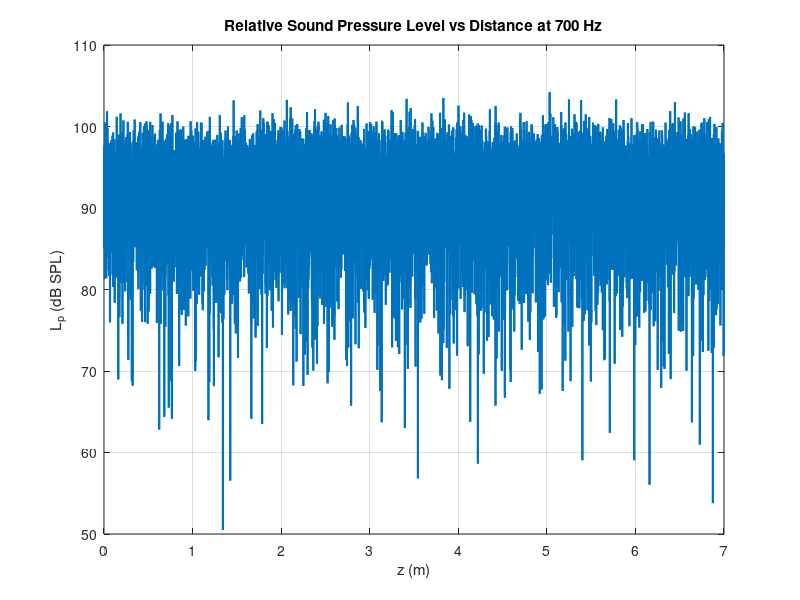
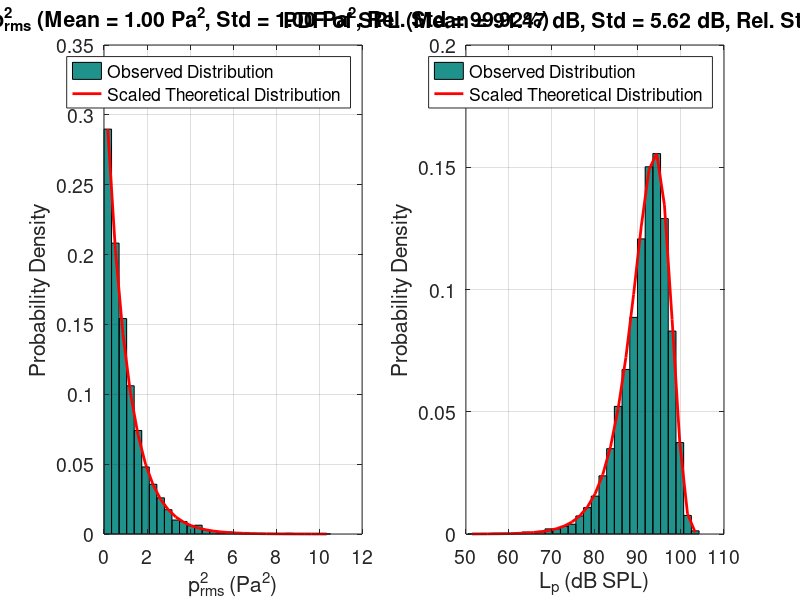
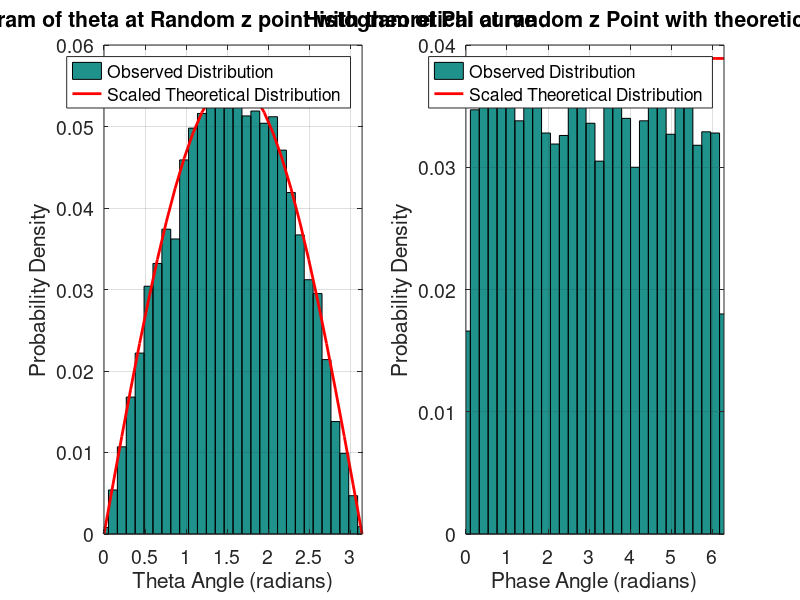
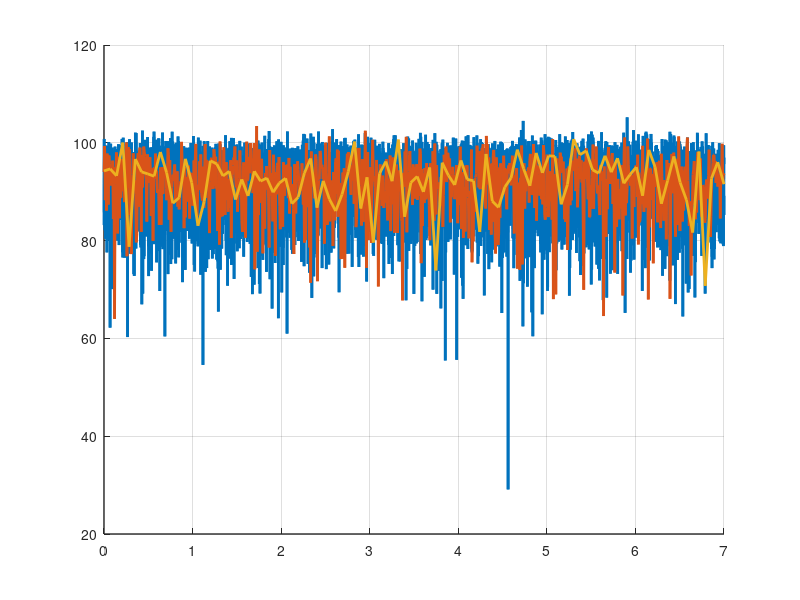

Write the MATLAB code that produced these figures, in order. (Note: this script raises an error after producing the figures.)
%% function

Nwaves = 10000; % amount of plane waves for each point
Npoints = 10000; % space points
Lz = 7;        % z length room (m)
c = 343;       % (m/s)
f = 700;       % (Hz)
omega = 2 * pi * f ;
k = omega / c;

z_values = linspace(0, Lz, Npoints); % space points
p2_values = zeros(size(z_values));

phi_random = [];
theta_random = [];

rand_idx = randi([1, Npoints]);

for idx = 1:length(z_values)
    r = z_values(idx);
    phi_i = rand(1, Nwaves) * 2 * pi; 
    theta_i = acos(2 * rand(1, Nwaves) - 1); 
    
    if idx == rand_idx
        phi_random = phi_i;
        theta_random = theta_i;
    end
    
    sum_exp = sum(exp(-1j * (k * r * cos(theta_i) + phi_i))); 
    p2_values(idx) = (1/Nwaves) * abs(sum_exp)^2;
end

fprintf('Size of p2_values array: %d x %d\n', size(p2_values,1), size(p2_values,2));

p_ref = 2 * 10^(-5);
pref_sq = p_ref^2;

% Plot SPL in dB
figure;
plot(z_values, 10*log10(p2_values / pref_sq), 'LineWidth', 1.5);
grid on;
title('Relative Sound Pressure Level vs Distance at 700 Hz');
xlabel('z (m)');
ylabel('L_p (dB SPL)');

% Compute pressure-related statistics
p2_rms = p2_values; % p^2_{rms} is simply p2_values

mean_p2 = mean(p2_rms); % Expectation of mean square pressure
mean_p = sqrt(mean_p2); % mean of p_rms
std_p = std(sqrt(p2_rms)); % std of p_rms
rel_std_p = std_p / mean_p * 100; 

Lp_values = 20 * log10(sqrt(p2_rms) / p_ref); % Convert p_rms to SPL in dB
mean_Lp = mean(Lp_values);
std_Lp = std(Lp_values);
rel_std_Lp = std_Lp / mean_Lp * 100;  % Relative standard deviation for Lp
L0 = 10 * log10(mean_p2 / (p_ref^2)); % Reference pressure level

% Compute standard deviation and relative standard deviation for p^2_rms
std_p2_rms = std(p2_rms);
rel_std_p2_rms = std_p2_rms / mean_p2 * 100;  % Relative standard deviation for p^2_rms

N_bins = 30;

% Compute histograms for PDFs
[p2_rms_hist, p2_rms_bins] = hist(p2_rms, N_bins); % Using p^2_rms
p2_rms_hist_normalized = p2_rms_hist / sum(p2_rms_hist);

[Lp_hist, Lp_bins] = hist(Lp_values, N_bins);
Lp_hist_normalized = Lp_hist / sum(Lp_hist);

% Theoretical distributions
p2_rms_pdf_theoretical = (1 / mean_p2) * exp(-p2_rms_bins / mean_p2);
p2_rms_pdf_theoretical_scaled = (p2_rms_pdf_theoretical / max(p2_rms_pdf_theoretical)) * max(p2_rms_hist_normalized);

Lp_pdf_theoretical = (log(10)/10) * exp((log(10)/10) * (Lp_bins - L0) - exp((log(10)/10) * (Lp_bins - L0)));
Lp_pdf_theoretical_scaled = (Lp_pdf_theoretical / max(Lp_pdf_theoretical)) * max(Lp_hist_normalized);

% Create a figure for probability functions
figure;

% Plot p^2_rms probability function
subplot(1, 2, 1);
bar(p2_rms_bins, p2_rms_hist_normalized, 'hist');
hold on;
plot(p2_rms_bins, p2_rms_pdf_theoretical_scaled, 'r', 'LineWidth', 2);
grid on;
title(['PDF of p^2_{rms} (Mean = ' num2str(mean_p2, '%.2f') ' Pa^2, Std = ' num2str(std_p2_rms, '%.2f') ' Pa^2, Rel. Std = ' num2str(rel_std_p2_rms, '%.2f') '%)']);
xlabel('p^2_{rms} (Pa^2)', 'FontSize', 14);
ylabel('Probability Density', 'FontSize', 14);
legend('Observed Distribution', 'Scaled Theoretical Distribution', 'FontSize', 12);
set(gca, 'FontSize', 14);

% Plot SPL probability function
subplot(1, 2, 2);
bar(Lp_bins, Lp_hist_normalized, 'hist');
hold on;
plot(Lp_bins, Lp_pdf_theoretical_scaled, 'r', 'LineWidth', 2);
grid on;
title(['PDF of SPL (Mean = ' num2str(mean_Lp, '%.2f') ' dB, Std = ' num2str(std_Lp, '%.2f') ' dB, Rel. Std = ' num2str(rel_std_Lp, '%.2f') '%)']);
xlabel('L_p (dB SPL)', 'FontSize', 14);
ylabel('Probability Density', 'FontSize', 14);
legend('Observed Distribution', 'Scaled Theoretical Distribution', 'FontSize', 12);
set(gca, 'FontSize', 14);

% Compute statistics on phi and theta
theta_bins = linspace(0, pi, N_bins);
theta_hist = hist(theta_random, theta_bins);
theta_hist_normalized = theta_hist / sum(theta_hist);
max_theta_hist = max(theta_hist_normalized);
theta_pdf_theoretical = sin(theta_bins) / 2;
theta_pdf_theoretical_scaled = (theta_pdf_theoretical / max(theta_pdf_theoretical)) * max_theta_hist;

phi_bins = linspace(0, 2*pi, N_bins);
phi_hist = hist(phi_random, phi_bins);
phi_hist_normalized = phi_hist / sum(phi_hist);
max_phi_hist = max(phi_hist_normalized);
phi_pdf_theoretical = ones(size(phi_bins)) / (2*pi);
phi_pdf_theoretical_scaled = (phi_pdf_theoretical / max(phi_pdf_theoretical)) * max_phi_hist;

% Create a figure for theta and phi probability functions
figure;

% Plot theta histogram
subplot(1, 2, 1);
bar(theta_bins, theta_hist_normalized, 'hist');
hold on;
plot(theta_bins, theta_pdf_theoretical_scaled, 'r', 'LineWidth', 2);
grid on;
title('Histogram of theta at Random z point with theoretical curve');
xlabel('Theta Angle (radians)', 'FontSize', 14);
xlim([0 pi]);
ylabel('Probability Density', 'FontSize', 14);
legend('Observed Distribution', 'Scaled Theoretical Distribution', 'FontSize', 12);
set(gca, 'FontSize', 14);

% Plot phi histogram
subplot(1, 2, 2);
bar(phi_bins, phi_hist_normalized, 'hist');
hold on;
plot(phi_bins, phi_pdf_theoretical_scaled, 'r', 'LineWidth', 2);
grid on;
title('Histogram of Phi at random z Point with theoretical curve');
xlabel('Phase Angle (radians)', 'FontSize', 14);
xlim([0 2*pi]);
ylabel('Probability Density', 'FontSize', 14);
legend('Observed Distribution', 'Scaled Theoretical Distribution', 'FontSize', 12);
set(gca, 'FontSize', 14);

%% OLD VERSION OF STATS PART

% p_ref = 2 * 10^(-5);
% 
% % Relative sound pressure level (SPL)
% figure;
% plot(z_values, 10*log10(p2_values / (p_ref)^2), 'LineWidth', 1.5);
% grid on;
% title('Relative Sound Pressure Level vs Distance at 700 Hz');
% xlabel('z (m)');
% ylabel('L_p (dB SPL)');
% 
% % stats
% mean_p2 = mean(p2_values);
% std_p2 = std(p2_values);
% rel_std_p2 = std_p2 / mean_p2 * 100; % relative std (%)
% 
% mean_p2_dB = mean(10*log10(p2_values / (p_ref)^2));
% std_p2_dB = std(10*log10(p2_values / (p_ref)^2));
% rel_std_p2_dB = std_p2_dB / mean_p2_dB * 100; % relative std (%)
% 
% % Histograms (p2 and dB) for one sound field
% N_bins = 30;
% figure;
% hist(p2_values, N_bins);
% grid on;
% title(['Histogram of p_2 values across spatial points ' ...
%     '(Mean = ' num2str(mean_p2, '%.2f') ' Pa, Std = ' num2str(std_p2, '%.2f') ...
%     ' Pa, Rel. Std = ' num2str(rel_std_p2, '%.2f') ' %)']);
% xlabel('p_2 values');
% ylabel('Counts');
% 
% figure;
% hist(10*log10(p2_values / (p_ref)^2), N_bins);
% grid on;
% title(['Histogram of SPL across spatial points ' ...
%     '(Mean = ' num2str(10*log10(mean_p2_dB / (p_ref)^2), '%.2f') ' dB, ' ...
%     'Std = ' num2str(10*log10(std_p2_dB / (p_ref)^2), '%.2f') ' dB, ' ...
%     'Rel. Std = ' num2str(rel_std_p2_dB, '%.2f') '%)']);
% xlabel('L_p (dB SPL)');
% ylabel('Counts');


%% plot 2 Npoints config

% Define parameters
Lz = 7;        % z length room (m)
c = 343;       % speed of sound (m/s)
f = 700;       % frequency (Hz)
omega = 2 * pi * f;
k = omega / c;

% Reference pressure
p_ref = 2 * 10^(-5);
pref_sq = p_ref^2;

% Create a figure
figure;
hold on;

% Define the two combinations of Npoints and Nwaves
Npoints_values = [10000, 1000 , 100];  % Npoints values for plotting
Nwaves = 10000;  % Keep Nwaves constant for simplicity

% Loop through both Npoints values and plot
for i = 1:length(Npoints_values)
    Npoints = Npoints_values(i);  % Current Npoints value
    
    % Define the z-values and p2_values array for the current combination
    z_vals = linspace(0, Lz, Npoints);
    p2_vals = zeros(size(z_vals));
    
    % Loop over each point to calculate pressure values
    for idx = 1:length(z_vals)
        r = z_vals(idx);
        phi_i = rand(1, Nwaves) * 2 * pi; 
        theta_i = acos(2 * rand(1, Nwaves) - 1); 

        sum_exp = sum(exp(-1j * (k * r * cos(theta_i) + phi_i))); 
        p2_vals(idx) = (1/Nwaves) * abs(sum_exp)^2;
    end
    
    % Plot the results in dB SPL
    plot(z_vals, 10*log10(p2_vals / pref_sq), 'LineWidth', 2, ...
         'DisplayName', sprintf('Npoints = %d', Npoints));
end

% Add labels, title, and legend
grid on;
%title('Relative Sound Pressure Level vs Distance at 700 Hz');
set(gca, 'GridLineStyle', '-', 'LineWidth', 1); % Thicker grid lines and axis lines
ax = gca;
ax.XAxis.FontSize = 14;
ax.YAxis.FontSize = 14;
xlabel('z (m)', 'FontSize', 14);
ylabel('L_p (dB SPL)', 'FontSize', 14);
legend('show', 'FontSize', 14);
hold off;



















%% function V2

Nwaves = 100; % Amount of plane waves for each point
Npoints = 10000; % Space points
Lz = 7;        % z length room (m)
c = 343;       % (m/s)
f = 700;       % (Hz)
omega = 2 * pi * f;
k = omega / c;
M = 100;       % Number of Monte Carlo simulations per point

z_values = linspace(0, Lz, Npoints); % Space points
p2_values = zeros(size(z_values));

phi_random = [];
theta_random = [];

rand_idx = randi([1, Npoints]);

for idx = 1:length(z_values)
    r = z_values(idx);
    p2_temp = zeros(1, M);
    
    for m = 1:M
        phi_i = rand(1, Nwaves) * 2 * pi; 
        theta_i = acos(2 * rand(1, Nwaves) - 1);
        
        if idx == rand_idx && m == 1  % Store a single realization for reference
            phi_random = phi_i;
            theta_random = theta_i;
        end
        
        sum_exp = sum(exp(-1j * (k * r * cos(theta_i) + phi_i))); 
        p2_temp(m) = (1/Nwaves) * abs(sum_exp)^2;
    end
    
    p2_values(idx) = mean(p2_temp); % Average over Monte Carlo simulations
end

fprintf('Size of p2_values array: %d x %d\n', size(p2_values,1), size(p2_values,2));

p_ref = 2 * 10^(-5);
pref_sq = p_ref^2;

figure;
plot(z_values, 10*log10(p2_values / pref_sq), 'LineWidth', 1.5);
grid on;
title('Relative Sound Pressure Level vs Distance at 700 Hz');
xlabel('z (m)');
ylabel('L_p (dB SPL)');



%% plot 2 Npoints config with Monte Carlo averaging

% Define parameters
Lz = 7;        % z length room (m)
c = 343;       % speed of sound (m/s)
f = 700;       % frequency (Hz)
omega = 2 * pi * f;
k = omega / c;

% Reference pressure
p_ref = 2 * 10^(-5);
pref_sq = p_ref^2;

% Number of Monte Carlo simulations per point
M = 100;

% Create a figure
figure;
hold on;

% Define the combinations of Npoints
Npoints_values = [10000, 1000, 100];  % Npoints values for plotting
Nwaves = 100;  % Keep Nwaves constant for simplicity

% Loop through different Npoints values and plot
for i = 1:length(Npoints_values)
    Npoints = Npoints_values(i);  % Current Npoints value
    
    % Define the z-values and p2_values array for the current combination
    z_vals = linspace(0, Lz, Npoints);
    p2_vals = zeros(size(z_vals));
    
    % Loop over each point to calculate pressure values with Monte Carlo averaging
    for idx = 1:length(z_vals)
        r = z_vals(idx);
        p2_temp = zeros(1, M);
        
        for mc = 1:M
            phi_i = rand(1, Nwaves) * 2 * pi;
            theta_i = acos(2 * rand(1, Nwaves) - 1);
            
            sum_exp = sum(exp(-1j * (k * r * cos(theta_i) + phi_i)));
            p2_temp(mc) = (1/Nwaves) * abs(sum_exp)^2;
        end
        
        p2_vals(idx) = mean(p2_temp); % Average over Monte Carlo simulations
    end
    
    % Plot the results in dB SPL
    plot(z_vals, 10*log10(p2_vals / pref_sq), 'LineWidth', 2, ...
         'DisplayName', sprintf('Npoints = %d', Npoints));
end

% Add labels, title, and legend
grid on;
set(gca, 'GridLineStyle', '-', 'LineWidth', 1); % Thicker grid lines and axis lines
ax = gca;
ax.XAxis.FontSize = 14;
ax.YAxis.FontSize = 14;
xlabel('z (m)', 'FontSize', 14);
ylabel('L_p (dB SPL)', 'FontSize', 14);
legend('show', 'FontSize', 14);
hold off;
